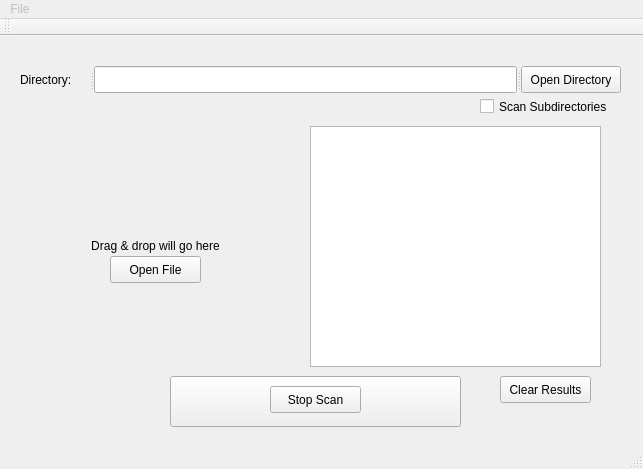
<?xml version="1.0" encoding="UTF-8"?>
<ui version="4.0">
 <class>MainWindow</class>
 <widget class="QMainWindow" name="MainWindow">
  <property name="geometry">
   <rect>
    <x>0</x>
    <y>0</y>
    <width>643</width>
    <height>469</height>
   </rect>
  </property>
  <property name="windowTitle">
   <string>Virus Scanner</string>
  </property>
  <widget class="QWidget" name="centralWidget">
   <widget class="QCheckBox" name="ckboxScanSubdirectories">
    <property name="geometry">
     <rect>
      <x>480</x>
      <y>60</y>
      <width>151</width>
      <height>21</height>
     </rect>
    </property>
    <property name="text">
     <string>Scan Subdirectories</string>
    </property>
   </widget>
   <widget class="QPushButton" name="btnScan">
    <property name="geometry">
     <rect>
      <x>170</x>
      <y>340</y>
      <width>291</width>
      <height>51</height>
     </rect>
    </property>
    <property name="font">
     <font>
      <pointsize>16</pointsize>
     </font>
    </property>
    <property name="text">
     <string>Scan!</string>
    </property>
   </widget>
   <widget class="QListWidget" name="listResults">
    <property name="geometry">
     <rect>
      <x>310</x>
      <y>90</y>
      <width>291</width>
      <height>241</height>
     </rect>
    </property>
   </widget>
   <widget class="QLabel" name="lblDragDrop">
    <property name="geometry">
     <rect>
      <x>70</x>
      <y>200</y>
      <width>171</width>
      <height>20</height>
     </rect>
    </property>
    <property name="text">
     <string>Drag &amp; drop will go here</string>
    </property>
    <property name="alignment">
     <set>Qt::AlignCenter</set>
    </property>
   </widget>
   <widget class="QPushButton" name="btnOpenFile">
    <property name="geometry">
     <rect>
      <x>110</x>
      <y>220</y>
      <width>91</width>
      <height>27</height>
     </rect>
    </property>
    <property name="text">
     <string>Open File</string>
    </property>
   </widget>
   <widget class="QPushButton" name="btnStopScan">
    <property name="geometry">
     <rect>
      <x>270</x>
      <y>350</y>
      <width>91</width>
      <height>27</height>
     </rect>
    </property>
    <property name="text">
     <string>Stop Scan</string>
    </property>
   </widget>
   <widget class="QPushButton" name="btnClearResults">
    <property name="geometry">
     <rect>
      <x>500</x>
      <y>340</y>
      <width>91</width>
      <height>27</height>
     </rect>
    </property>
    <property name="text">
     <string>Clear Results</string>
    </property>
   </widget>
   <widget class="QSplitter" name="splitter">
    <property name="geometry">
     <rect>
      <x>20</x>
      <y>30</y>
      <width>601</width>
      <height>27</height>
     </rect>
    </property>
    <property name="orientation">
     <enum>Qt::Horizontal</enum>
    </property>
    <widget class="QLabel" name="lblDirectory">
     <property name="maximumSize">
      <size>
       <width>70</width>
       <height>16777215</height>
      </size>
     </property>
     <property name="text">
      <string>Directory:</string>
     </property>
    </widget>
    <widget class="QLineEdit" name="leDirectory"/>
    <widget class="QPushButton" name="btnOpenDirectory">
     <property name="maximumSize">
      <size>
       <width>100</width>
       <height>16777215</height>
      </size>
     </property>
     <property name="text">
      <string>Open Directory</string>
     </property>
    </widget>
   </widget>
  </widget>
  <widget class="QMenuBar" name="menuBar">
   <property name="enabled">
    <bool>false</bool>
   </property>
   <property name="geometry">
    <rect>
     <x>0</x>
     <y>0</y>
     <width>643</width>
     <height>24</height>
    </rect>
   </property>
   <widget class="QMenu" name="menuFile">
    <property name="title">
     <string>File</string>
    </property>
    <addaction name="actionUpdate"/>
   </widget>
   <addaction name="menuFile"/>
  </widget>
  <widget class="QToolBar" name="mainToolBar">
   <attribute name="toolBarArea">
    <enum>TopToolBarArea</enum>
   </attribute>
   <attribute name="toolBarBreak">
    <bool>false</bool>
   </attribute>
  </widget>
  <widget class="QStatusBar" name="statusBar"/>
  <action name="actionUpdate">
   <property name="text">
    <string>Update</string>
   </property>
  </action>
 </widget>
 <layoutdefault spacing="6" margin="11"/>
 <resources/>
 <connections/>
</ui>
